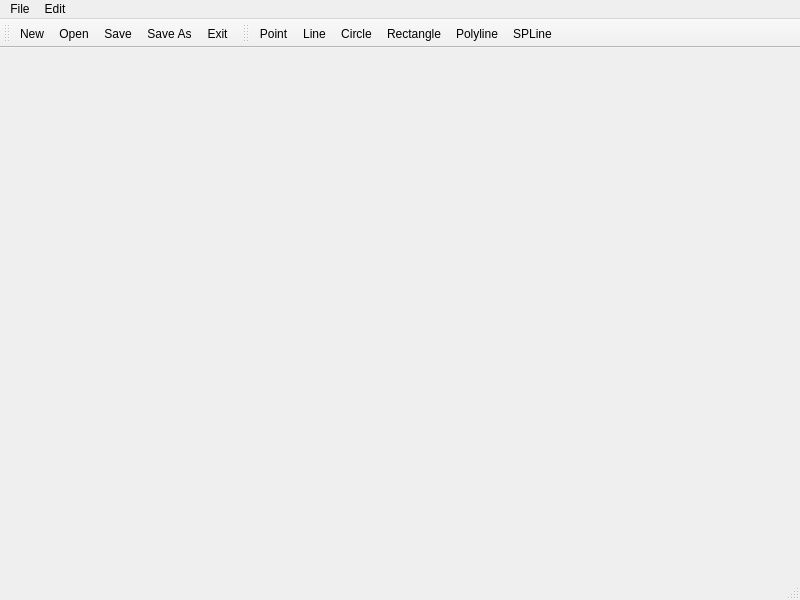
<?xml version="1.0" encoding="UTF-8"?>
<ui version="4.0">
 <class>MainWindow</class>
 <widget class="QMainWindow" name="MainWindow">
  <property name="geometry">
   <rect>
    <x>0</x>
    <y>0</y>
    <width>800</width>
    <height>600</height>
   </rect>
  </property>
  <property name="windowTitle">
   <string>MainWindow</string>
  </property>
  <widget class="QWidget" name="centralwidget"/>
  <widget class="QMenuBar" name="menubar">
   <property name="geometry">
    <rect>
     <x>0</x>
     <y>0</y>
     <width>800</width>
     <height>25</height>
    </rect>
   </property>
   <widget class="QMenu" name="menuFile">
    <property name="title">
     <string>File</string>
    </property>
    <addaction name="actionNew"/>
    <addaction name="actionOpen"/>
    <addaction name="actionSave"/>
    <addaction name="actionSave_As"/>
    <addaction name="separator"/>
    <addaction name="actionExit"/>
   </widget>
   <widget class="QMenu" name="menuEdit">
    <property name="title">
     <string>Edit</string>
    </property>
    <addaction name="actionPoint"/>
    <addaction name="actionLine"/>
    <addaction name="actionCircle"/>
    <addaction name="actionRectangle"/>
    <addaction name="actionPolyline"/>
    <addaction name="actionSPLine"/>
   </widget>
   <addaction name="menuFile"/>
   <addaction name="menuEdit"/>
  </widget>
  <widget class="QStatusBar" name="statusbar"/>
  <widget class="QToolBar" name="toolBar">
   <property name="windowTitle">
    <string>toolBar</string>
   </property>
   <attribute name="toolBarArea">
    <enum>TopToolBarArea</enum>
   </attribute>
   <attribute name="toolBarBreak">
    <bool>false</bool>
   </attribute>
   <addaction name="actionNew"/>
   <addaction name="actionOpen"/>
   <addaction name="actionSave"/>
   <addaction name="actionSave_As"/>
   <addaction name="actionExit"/>
  </widget>
  <widget class="QToolBar" name="toolBar_2">
   <property name="windowTitle">
    <string>toolBar_2</string>
   </property>
   <attribute name="toolBarArea">
    <enum>TopToolBarArea</enum>
   </attribute>
   <attribute name="toolBarBreak">
    <bool>false</bool>
   </attribute>
   <addaction name="actionPoint"/>
   <addaction name="actionLine"/>
   <addaction name="actionCircle"/>
   <addaction name="actionRectangle"/>
   <addaction name="actionPolyline"/>
   <addaction name="actionSPLine"/>
  </widget>
  <action name="actionNew">
   <property name="icon">
    <iconset resource="res.qrc">
     <normaloff>:/icon/icons/New file.png</normaloff>:/icon/icons/New file.png</iconset>
   </property>
   <property name="text">
    <string>New</string>
   </property>
  </action>
  <action name="actionOpen">
   <property name="icon">
    <iconset resource="res.qrc">
     <normaloff>:/icon/icons/Open file.png</normaloff>:/icon/icons/Open file.png</iconset>
   </property>
   <property name="text">
    <string>Open</string>
   </property>
  </action>
  <action name="actionSave">
   <property name="icon">
    <iconset resource="res.qrc">
     <normaloff>:/icon/icons/Save.png</normaloff>:/icon/icons/Save.png</iconset>
   </property>
   <property name="text">
    <string>Save</string>
   </property>
  </action>
  <action name="actionExit">
   <property name="icon">
    <iconset resource="res.qrc">
     <normaloff>:/icon/icons/Exit.png</normaloff>:/icon/icons/Exit.png</iconset>
   </property>
   <property name="text">
    <string>Exit</string>
   </property>
  </action>
  <action name="actionPoint">
   <property name="icon">
    <iconset resource="res.qrc">
     <normaloff>:/icon/icons/Target1.png</normaloff>:/icon/icons/Target1.png</iconset>
   </property>
   <property name="text">
    <string>Point</string>
   </property>
  </action>
  <action name="actionLine">
   <property name="icon">
    <iconset resource="res.qrc">
     <normaloff>:/icon/icons/Line.png</normaloff>:/icon/icons/Line.png</iconset>
   </property>
   <property name="text">
    <string>Line</string>
   </property>
  </action>
  <action name="actionCircle">
   <property name="icon">
    <iconset resource="res.qrc">
     <normaloff>:/icon/icons/Circle.png</normaloff>:/icon/icons/Circle.png</iconset>
   </property>
   <property name="text">
    <string>Circle</string>
   </property>
  </action>
  <action name="actionRectangle">
   <property name="icon">
    <iconset resource="res.qrc">
     <normaloff>:/icon/icons/Restangle.png</normaloff>:/icon/icons/Restangle.png</iconset>
   </property>
   <property name="text">
    <string>Rectangle</string>
   </property>
  </action>
  <action name="actionSave_As">
   <property name="icon">
    <iconset resource="res.qrc">
     <normaloff>:/icon/icons/Save as.png</normaloff>:/icon/icons/Save as.png</iconset>
   </property>
   <property name="text">
    <string>Save As</string>
   </property>
  </action>
  <action name="actionPolyline">
   <property name="icon">
    <iconset resource="res.qrc">
     <normaloff>:/icon/icons/Angle.png</normaloff>:/icon/icons/Angle.png</iconset>
   </property>
   <property name="text">
    <string>Polyline</string>
   </property>
  </action>
  <action name="actionSPLine">
   <property name="icon">
    <iconset resource="res.qrc">
     <normaloff>:/icon/icons/Curve.png</normaloff>:/icon/icons/Curve.png</iconset>
   </property>
   <property name="text">
    <string>SPLine</string>
   </property>
  </action>
 </widget>
 <resources>
  <include location="res.qrc"/>
 </resources>
 <connections/>
</ui>
